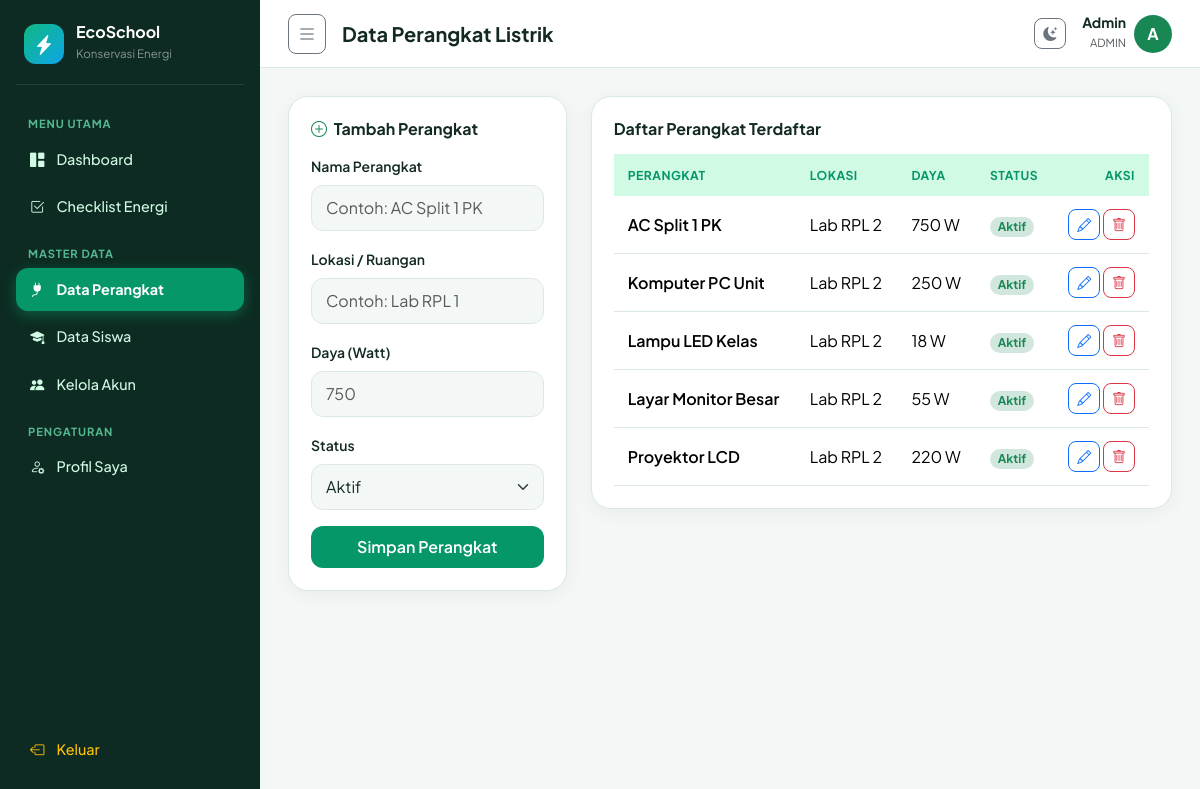
The page /perangkat/index.php (signed in) on the database its author committed.
### tables this page shows
CREATE TABLE `perangkat` (
  `id_perangkat` int(11) NOT NULL,
  `nama_perangkat` varchar(100) NOT NULL,
  `lokasi` varchar(100) NOT NULL,
  `daya_watt` int(11) NOT NULL DEFAULT 0,
  `status_aktif` enum('Aktif','Nonaktif') DEFAULT 'Aktif'
);

### perangkat/index.php (the view, shortened to what this page needs)
<?php
require_once '../config/koneksi.php';
$data =$pdo->query("SELECT * FROM perangkat ORDER BY lokasi ASC, nama_perangkat ASC")->fetchAll();
require_once '../includes/header.php';
?>
<div class="row g-4">
  <div class="col-lg-4">
    <div class="bento-card">
      <h6 class="fw-bold mb-3"><i class="bi bi-plus-circle text-success me-1"></i> Tambah Perangkat</h6>
      <form method="POST">
        <div class="mb-3">
          <label class="form-label small fw-semibold">Nama Perangkat</label>
          <input type="text" name="nama_perangkat" class="form-control" placeholder="Contoh: AC Split 1 PK" required>
        </div>
        <div class="mb-3">
          <label class="form-label small fw-semibold">Lokasi / Ruangan</label>
          <input type="text" name="lokasi" class="form-control" placeholder="Contoh: Lab RPL 1" required>
        </div>
        <div class="mb-3">
          <label class="form-label small fw-semibold">Daya (Watt)</label>
          <input type="number" name="daya_watt" class="form-control" placeholder="750" min="0" required>
        </div>
        <div class="mb-3">
          <label class="form-label small fw-semibold">Status</label>
          <select name="status_aktif" class="form-select">
            <option value="Aktif">Aktif</option>
          </select>
        </div>
        <button type="submit" name="tambah" class="btn btn-eco w-100">Simpan Perangkat</button>
      </form>
    </div>
  </div>
  <div class="col-lg-8">
    <div class="bento-card">
      <h6 class="fw-bold mb-3">Daftar Perangkat Terdaftar</h6>
      <div class="table-responsive">
        <table class="table table-hover mb-0">
          <thead>
            <tr>
              <th>Perangkat</th>
              <th>Lokasi</th>
              <th>Daya</th>
              <th>Status</th>
              <th class="text-end">Aksi</th>
            </tr>
          </thead>
          <tbody>
            <?php foreach ($data as$row): ?>
              <tr>
                <td class="fw-semibold"><?= htmlspecialchars($row['nama_perangkat']) ?></td>
                <td><?= htmlspecialchars($row['lokasi']) ?></td>
                <td><?= number_format($row['daya_watt']) ?> W</td>
                <td>
                  <span class="badge <?= $row['status_aktif'] === 'Aktif' ? 'bg-success-subtle text-success' : 'bg-secondary-subtle text-secondary' ?> rounded-pill">
                    <?= $row['status_aktif'] ?>
                  </span>
                </td>
                <td class="text-end text-nowrap">
                  <button type="button" class="btn btn-sm btn-outline-primary rounded-3" data-bs-toggle="modal" data-bs-target="#edit<?= $row['id_perangkat'] ?>">
                    <i class="bi bi-pencil"></i>
                  </button>
                  <a href="?hapus=<?= $row['id_perangkat'] ?>" class="btn btn-sm btn-outline-danger rounded-3" onclick="return confirm('Hapus perangkat ini?')">
                    <i class="bi bi-trash"></i>
                  </a>
                </td>
              </tr>
            <?php endforeach; ?>
          </tbody>
        </table>
      </div>
    </div>
  </div>
</div>
<?php require_once '../includes/footer.php'; ?>

### assets/style.css (style rules this page uses)
:root, [data-bs-theme="light"] { --bg-app: #f3f7f5; --bg-card: #ffffff; --bg-sidebar: #0d2b22; --text-main: #132a22; --text-muted: #5c756c; --border-color: #dce8e2; --accent: #059669; --accent-hover: #047857; --accent-soft: #d1fae5; --solar: #0ea5e9; --shadow-card: 0 4px 20px rgba(13, 43, 34, 0.05); }
body { font-family: 'Plus Jakarta Sans', sans-serif; background-color: var(--bg-app); color: var(--text-main); margin: 0; transition: background-color 0.25s ease, color 0.25s ease; }
.bento-card { background-color: var(--bg-card); border: 1px solid var(--border-color); border-radius: 20px; box-shadow: var(--shadow-card); padding: 22px; transition: transform 0.2s ease, border-color 0.2s ease; }
.table { color: var(--text-main); --bs-table-bg: transparent; --bs-table-border-color: var(--border-color); }
.table thead th { background-color: var(--accent-soft); color: var(--accent); font-size: 0.76rem; font-weight: 700; text-transform: uppercase; letter-spacing: 0.04em; border: none; padding: 12px 14px; }
.table td { padding: 13px 14px; vertical-align: middle; }
.form-control, .form-select { background-color: var(--bg-app); border: 1px solid var(--border-color); color: var(--text-main); border-radius: 12px; padding: 10px 14px; }
.btn-eco { background-color: var(--accent); color: #fff; border: none; border-radius: 12px; padding: 9px 18px; font-weight: 600; }

### rows shown on the page
perangkat: nama_perangkat "AC Split 1 PK", lokasi "Lab RPL 2", daya_watt "750", status_aktif "Aktif"
perangkat: nama_perangkat "Komputer PC Unit", lokasi "Lab RPL 2", daya_watt "250", status_aktif "Aktif"
perangkat: nama_perangkat "Lampu LED Kelas", lokasi "Lab RPL 2", daya_watt "18", status_aktif "Aktif"
perangkat: nama_perangkat "Layar Monitor Besar", lokasi "Lab RPL 2", daya_watt "55", status_aktif "Aktif"
perangkat: nama_perangkat "Proyektor LCD", lokasi "Lab RPL 2", daya_watt "220", status_aktif "Aktif"

### other values the page prints
$judul_halaman "Data Perangkat Listrik"
$user_login['nama_lengkap'] "Admin"
$user_login['role'] "ADMIN"
substr($user_login['nama_lengkap'], 0, 1) "A"
